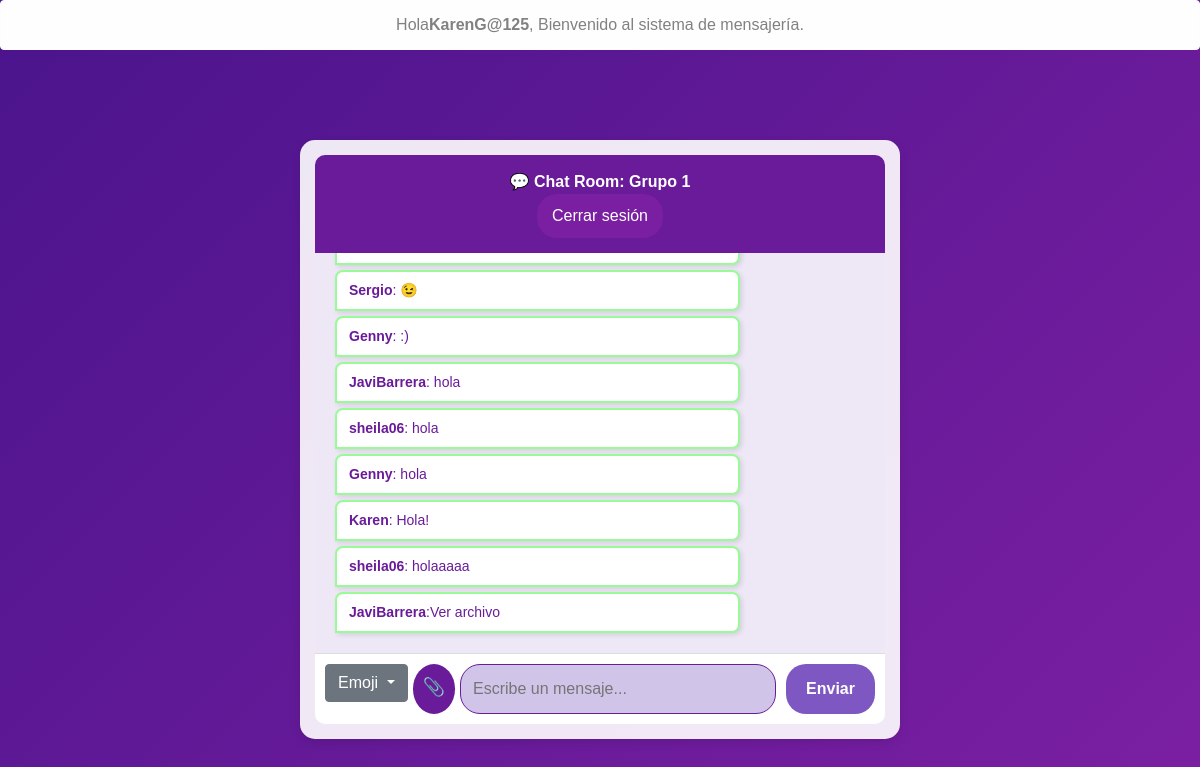
/chat_1 (signed in), run on the app's committed database.
### chatapp/models.py (models this page shows, shortened)
class Room(models.Model):
    name = models.CharField(max_length=20)
    slug = models.SlugField(max_length=100)

class Message(models.Model):
    user = models.ForeignKey(User, on_delete=models.CASCADE)
    content = models.TextField(blank=True, null=True)  # Mensaje opcional si es solo archivo
    room = models.ForeignKey(Room, on_delete=models.CASCADE)
    created_on = models.DateTimeField(default=now)  # Usa la hora del sistema
    attachment = models.FileField(upload_to="chat_files/", blank=True, null=True)  # Permitir archivos adjuntos

### chatapp/views.py (the view)
# urls.py: path("<str:slug>", views.room, name="room"),
def room(request,slug):
    room_name=Room.objects.get(slug=slug).name
    messages=Message.objects.filter(room=Room.objects.get(slug=slug))
    return render(request, "room.html",{"room_name":room_name,"slug":slug,'messages':messages})

### templates/room.html (shortened to what this page needs)
{% extends 'base.html' %}
{% block content %}
{% if user.is_authenticated %}
<div class="chat-container">
  <div class="chat-header">
    💬 Chat Room: {{ room_name }}
    <form action="{% url 'logout' %}" method="post">
      <button type="submit" class="btn btn-logout">Cerrar sesión</button>
    </form>
  </div>
  <div class="chat-body" id="chatbox">
    {% if messages %}
      {% for message in messages %}
        <div class="chat-message {% if message.user == request.user %}text-right{% else %}text-left{% endif %}">
          <b>{{ message.user.username }}</b>:
          {% if message.content %}
            {{ message.content }}
          {% endif %}
          {% if message.attachment %}
            <br><a href="{{ message.attachment.url }}" class="file-link" target="_blank">Ver archivo</a>
          {% endif %}
        </div>
      {% endfor %}
    {% else %}
      <p class="text-center text-muted">No hay mensajes en esta sala.</p>
    {% endif %}
  </div>
  <div class="chat-footer">
    <div class="dropdown">
      <button class="btn btn-secondary dropdown-toggle" type="button" data-toggle="dropdown" aria-expanded="false">
        Emoji
      </button>
    </div>
    <label for="file_input" id="file_input_label">📎</label>
    <input id="my_input" type="text" placeholder="Escribe un mensaje..." required>
    <button id="submit_button">Enviar</button>
  </div>
</div>
{% endif %}
{% endblock %}

### templates/base.html (shortened to what this page needs)
<!doctype html>
<html lang="en">
  <head>
    <link rel="stylesheet" href="https://cdn.jsdelivr.net/npm/bootstrap@4.3.1/dist/css/bootstrap.min.css">
  </head>
  <body>
    {% block header%}
    <div class="alert alert-light text-center d-flex justify-content-center align-items-center" role="alert">
      Hola <b> {{ user.username }} </b>, Bienvenido al sistema de mensajería.
    </div>
      <br/>
    {% endblock %}
    <main>
      {% block content %}
      {% endblock %}
    </main>
  </body>
</html>

### templates/room.html (style rules this page uses)
body { background: linear-gradient(135deg, #4A148C, #7B1FA2); font-family: 'Poppins', sans-serif; }
.chat-container { max-width: 600px; margin: 50px auto; background: rgba(255, 255, 255, 0.9); padding: 15px; border-radius: 15px; box-shadow: 0 4px 10px rgba(0, 0, 0, 0.1); overflow: hidden; }
.btn-logout { background: #7b1fa2; color: white; border: none; padding: 10px 15px; border-radius: 20px; transition: background 0.3s, transform 0.2s; }
.chat-header { background: #6A1B9A; color: white; padding: 15px; font-weight: bold; text-align: center; border-radius: 10px 10px 0 0; }
.chat-body { padding: 15px; max-height: 400px; overflow-y: auto; background: #EDE7F6; border-radius: 0 0 10px 10px; }
.text-left { background-color: #FFFFFF; color: #6A1B9A; align-self: flex-start; border-radius: 8px 8px 8px 0; padding: 8px 12px; box-shadow: 2px 2px 5px rgba(0, 0, 0, 0.1); }
.chat-footer { display: flex; padding: 10px; background: white; border-top: 1px solid #ddd; border-radius: 0 0 10px 10px; }
#my_input { flex: 1; padding: 12px; border: 1px solid #6A1B9A; border-radius: 20px; outline: none; background: #D1C4E9; color: #6A1B9A; }
#submit_button { background: #7E57C2; border: none; padding: 12px 20px; margin-left: 10px; color: white; font-weight: bold; border-radius: 20px; cursor: pointer; transition: 0.3s; }
#emoji_button, #file_input_label { background: #6A1B9A; border: none; padding: 10px; margin: 0 5px; color: white; font-size: 18px; border-radius: 50%; cursor: pointer; transition: 0.3s; }
.file-link { color: #6A1B9A; text-decoration: none; }

### data on the page
Room: name "Grupo 1"
Message: user.username "Sergio", content "😉"
Message: user.username "Genny", content ":)"
Message: user.username "JaviBarrera", content "hola"
Message: user.username "sheila06", content "hola"
Message: user.username "Genny", content "hola"
Message: user.username "Karen", content "Hola!"
Message: user.username "sheila06", content "holaaaaa"
Message: user.username "JaviBarrera"

### other printed values
{{ user.username }} "KarenG@125"
